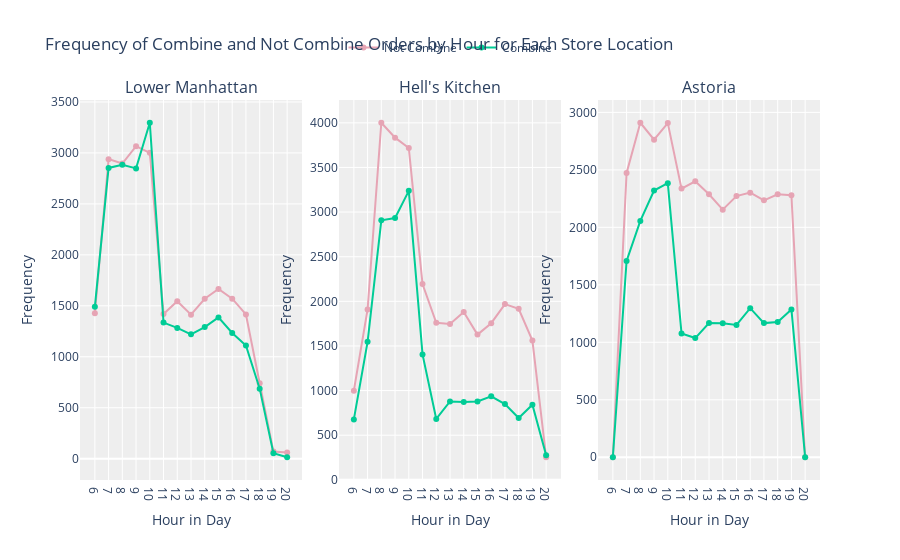

Notebook code cell kept with this figure:
### Markdown cell above
<a id="2.1"></a>
# <div style="background: #77447b;font-family: monospace; font-weight: bold; font-size: 50%; text-align: center; border-bottom: 0.3px solid #004466;"> Frequency Of Combine And Not Combine Orders By Hour For Each Store Location </div>

### Code cell
# Define time range for synchronize for all charts
hour_range = range(int(df["Hour"].min()), int(df["Hour"].max()) + 1)

# Create a complete DataFrame with all combinations of store_location, Hour, and Combine Order
all_combinations = pd.MultiIndex.from_product(
    [df["store_location"].unique(), hour_range, df["Combine Order"].unique()],
    names=["store_location", "Hour", "Combine Order"],
).to_frame(index=False)


all_combinations["Hour"] = all_combinations["Hour"].astype(int)

order_frequency = (
    df.groupby(["store_location", "Hour", "Combine Order"])
    .size()
    .reset_index(name="frequency")
)

order_frequency["Hour"] = order_frequency["Hour"].astype(int)

# Merge with the original data to fill missing combinations with frequency 0
order_frequency = all_combinations.merge(
    order_frequency, on=["store_location", "Hour", "Combine Order"], how="left"
).fillna(0)


store_locations = df["store_location"].unique()
combine_orders = df["Combine Order"].unique()

# Subplots: for multiple store location stay in one frame
fig = make_subplots(
    rows=1,
    cols=len(store_locations),
    subplot_titles=store_locations,
    horizontal_spacing=0.05,
)

# Define color mapping
color_map = {"Combine": "#00cc96", "Not Combine": "#E6A4B4"}

# Loop for multiple piechart base on store location
for i, store in enumerate(store_locations):
    for combine_order in combine_orders:
        store_data = order_frequency[
            (order_frequency["store_location"] == store)
            & (order_frequency["Combine Order"] == combine_order)
        ]
        # Only show legend for the first trace of each combine order status
        show_legend = i == 0
        fig.add_trace(
            go.Scatter(
                x=store_data["Hour"],
                y=store_data["frequency"],
                mode="lines+markers",
                name=combine_order,
                marker=dict(color=color_map[combine_order]),
                line=dict(width=2),
                showlegend=show_legend,
            ),
            row=1,
            col=i + 1,
        )

# Update layout
fig.update_layout(
    title="Frequency of Combine and Not Combine Orders by Hour for Each Store Location",
    plot_bgcolor="#EEEEEE",
    showlegend=True,
    legend=dict(
        orientation="h",  # Horizontal orientation
        yanchor="bottom",  # Anchor to the bottom
        y=1.1,  # Position above the plot area
        xanchor="center",  # Center horizontally
        x=0.5,  # Center horizontally
    ),
)

# Update x-axis and y-axis titles for each subplot, and set tick values
for i, store in enumerate(store_locations):
    fig.update_xaxes(
        title_text="Hour in Day", tickvals=list(hour_range), row=1, col=i + 1
    )  # Adding multiple X axes
    fig.update_yaxes(title_text="Frequency", row=1, col=i + 1)  # Adding multiple Y axes

# Display the chart
fig.show()

### Figure 1 — Plotly figure (JSON) as saved in the notebook; plotly's stock layout.template omitted (floating-point values rounded to 4 significant figures)
{"data": [{"line": {"width": 2}, "marker": {"color": "#E6A4B4"}, "mode": "lines+markers", "name": "Not Combine", "showlegend": true, "type": "scatter", "x": [6, 7, 8, 9, 10, 11, 12, 13, 14, 15, 16, 17, 18, 19, 20], "xaxis": "x", "y": [1428, 2939, 2896, 3066, 3001, 1420, 1545, 1413, 1569, 1665, 1570, 1415, 740, 71, 61], "yaxis": "y"}, {"line": {"width": 2}, "marker": {"color": "#00cc96"}, "mode": "lines+markers", "name": "Combine", "showlegend": true, "type": "scatter", "x": [6, 7, 8, 9, 10, 11, 12, 13, 14, 15, 16, 17, 18, 19, 20], "xaxis": "x", "y": [1490, 2853, 2883, 2848, 3296, 1335, 1283, 1220, 1291, 1386, 1233, 1110, 687, 54, 14], "yaxis": "y"}, {"line": {"width": 2}, "marker": {"color": "#E6A4B4"}, "mode": "lines+markers", "name": "Not Combine", "showlegend": false, "type": "scatter", "x": [6, 7, 8, 9, 10, 11, 12, 13, 14, 15, 16, 17, 18, 19, 20], "xaxis": "x2", "y": [999, 1909, 4001, 3834, 3719, 2193, 1760, 1747, 1881, 1627, 1755, 1969, 1916, 1560, 253], "yaxis": "y2"}, {"line": {"width": 2}, "marker": {"color": "#00cc96"}, "mode": "lines+markers", "name": "Combine", "showlegend": false, "type": "scatter", "x": [6, 7, 8, 9, 10, 11, 12, 13, 14, 15, 16, 17, 18, 19, 20], "xaxis": "x2", "y": [677, 1546, 2908, 2933, 3238, 1405, 682, 878, 873, 878, 936, 849, 692, 842, 275], "yaxis": "y2"}, {"line": {"width": 2}, "marker": {"color": "#E6A4B4"}, "mode": "lines+markers", "name": "Not Combine", "showlegend": false, "type": "scatter", "x": [6, 7, 8, 9, 10, 11, 12, 13, 14, 15, 16, 17, 18, 19, 20], "xaxis": "x3", "y": [0, 2473, 2910, 2763, 2907, 2337, 2401, 2288, 2154, 2272, 2302, 2235, 2287, 2279, 0], "yaxis": "y3"}, {"line": {"width": 2}, "marker": {"color": "#00cc96"}, "mode": "lines+markers", "name": "Combine", "showlegend": false, "type": "scatter", "x": [6, 7, 8, 9, 10, 11, 12, 13, 14, 15, 16, 17, 18, 19, 20], "xaxis": "x3", "y": [0, 1708, 2056, 2320, 2384, 1076, 1037, 1168, 1165, 1151, 1297, 1167, 1176, 1286, 0], "yaxis": "y3"}], "layout": {"annotations": [{"font": {"size": 16}, "showarrow": false, "text": "Lower Manhattan", "x": 0.15, "xanchor": "center", "xref": "paper", "y": 1, "yanchor": "bottom", "yref": "paper"}, {"font": {"size": 16}, "showarrow": false, "text": "Hell's Kitchen", "x": 0.5, "xanchor": "center", "xref": "paper", "y": 1, "yanchor": "bottom", "yref": "paper"}, {"font": {"size": 16}, "showarrow": false, "text": "Astoria", "x": 0.85, "xanchor": "center", "xref": "paper", "y": 1, "yanchor": "bottom", "yref": "paper"}], "legend": {"orientation": "h", "x": 0.5, "xanchor": "center", "y": 1.1, "yanchor": "bottom"}, "plot_bgcolor": "#EEEEEE", "showlegend": true, "title": {"text": "Frequency of Combine and Not Combine Orders by Hour for Each Store Location"}, "xaxis": {"anchor": "y", "domain": [0, 0.3], "tickvals": [6, 7, 8, 9, 10, 11, 12, 13, 14, 15, 16, 17, 18, 19, 20], "title": {"text": "Hour in Day"}}, "xaxis2": {"anchor": "y2", "domain": [0.35, 0.65], "tickvals": [6, 7, 8, 9, 10, 11, 12, 13, 14, 15, 16, 17, 18, 19, 20], "title": {"text": "Hour in Day"}}, "xaxis3": {"anchor": "y3", "domain": [0.7, 1], "tickvals": [6, 7, 8, 9, 10, 11, 12, 13, 14, 15, 16, 17, 18, 19, 20], "title": {"text": "Hour in Day"}}, "yaxis": {"anchor": "x", "domain": [0, 1], "title": {"text": "Frequency"}}, "yaxis2": {"anchor": "x2", "domain": [0, 1], "title": {"text": "Frequency"}}, "yaxis3": {"anchor": "x3", "domain": [0, 1], "title": {"text": "Frequency"}}}}
